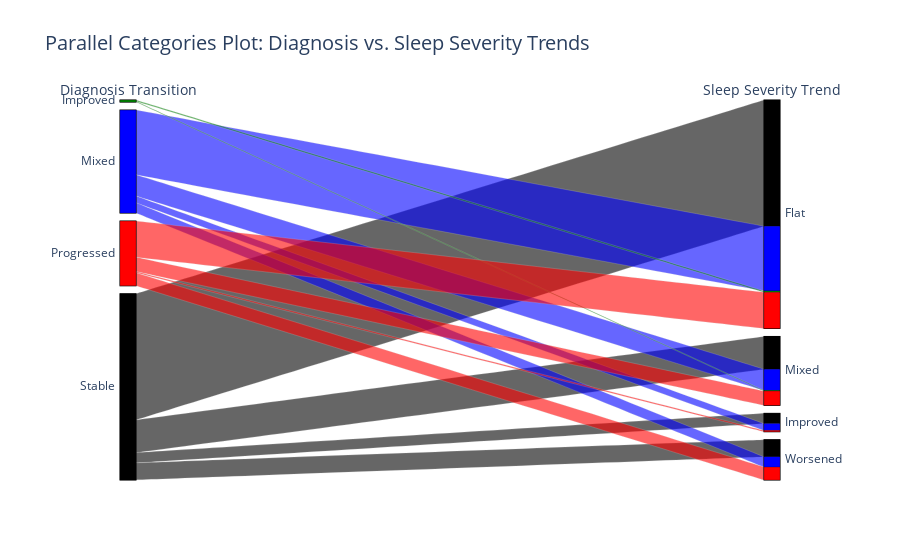

Write notebook code for a chart like this one.
### Code cell
import plotly.graph_objects as go
import plotly.express as px

df_long = transition_summary.copy()
df_long = df_long[['DX_Transition', 'NPIKSEV_Trend']]
df_long['Count'] = 1

color_map = {
    'Stable': 'black',
    'Improved': 'green',
    'Progressed': 'red',
    'Mixed': 'blue'
}

df_long['Color'] = df_long['DX_Transition'].map(color_map)

grouped = df_long.groupby(
    ['DX_Transition', 'NPIKSEV_Trend', 'Color']).size().reset_index(name='Count')
fig = go.Figure(data=[
    go.Parcats(
        dimensions=[
            dict(label='Diagnosis Transition',
                 values=grouped['DX_Transition']),
            dict(label='Sleep Severity Trend', values=grouped['NPIKSEV_Trend'])
        ],
        line=dict(
            color=grouped['Color'].apply(lambda c: c),
            colorscale=None
        ),
        counts=grouped['Count']
    )
])

fig.update_layout(
    title='Parallel Categories Plot: Diagnosis vs. Sleep Severity Trends',
    font=dict(size=14)
)

fig.show()

### Figure 1 — Plotly figure (JSON) as saved in the notebook; plotly's stock layout.template omitted (floating-point values rounded to 4 significant figures)
{"data": [{"counts": [2, 1, 95, 10, 31, 15, 53, 2, 21, 19, 185, 15, 48, 25], "dimensions": [{"label": "Diagnosis Transition", "values": ["Improved", "Improved", "Mixed", "Mixed", "Mixed", "Mixed", "Progressed", "Progressed", "Progressed", "Progressed", "Stable", "Stable", "Stable", "Stable"]}, {"label": "Sleep Severity Trend", "values": ["Flat", "Mixed", "Flat", "Improved", "Mixed", "Worsened", "Flat", "Improved", "Mixed", "Worsened", "Flat", "Improved", "Mixed", "Worsened"]}], "line": {"color": ["green", "green", "blue", "blue", "blue", "blue", "red", "red", "red", "red", "black", "black", "black", "black"]}, "type": "parcats"}], "layout": {"font": {"size": 14}, "title": {"text": "Parallel Categories Plot: Diagnosis vs. Sleep Severity Trends"}}}
